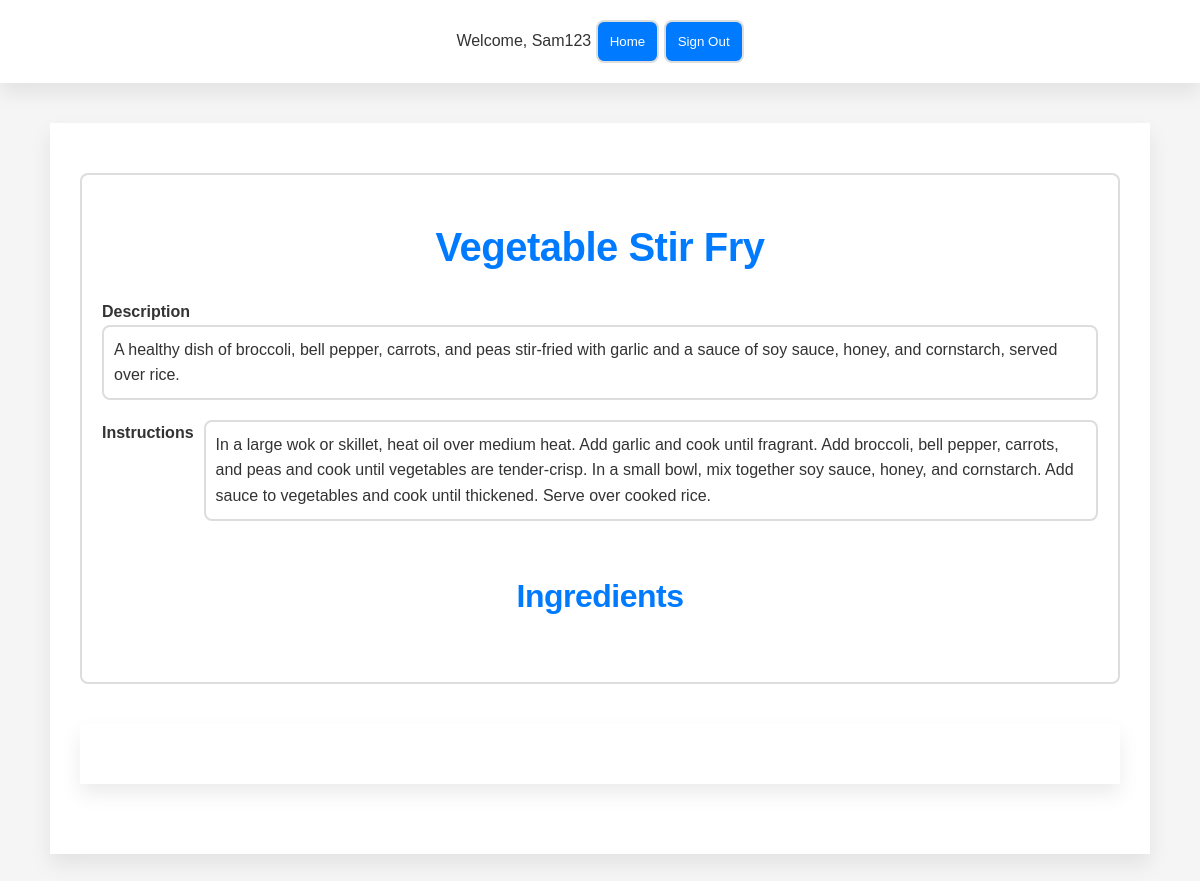
Screenshot of /www/user/recipe_user_view.php?recipeId=4 (signed in) with the database file from the repository.
### tables this page shows
create table if not exists Recipe (
    recipeId int primary key auto_increment UNIQUE,
    userId int,
    recipeName varchar(255) not null,
    instructions text,
    description text,
    approved boolean default false
    
);

### www/user/recipe_user_view.php (the view, shortened to what this page needs)
<?php
$servername = "192.168.56.12";
$username = "admin";
$password = "admin_pw";
$dbname = "RecipeManagementSystem";
$conn = new mysqli($servername, $username, $password, $dbname);
$recipeId = $_GET['recipeId'];
$sql = "SELECT * FROM Recipe WHERE recipeId = $recipeId";
$result = $conn->query($sql);
$recipe = $result->fetch_assoc();
?>
<html>
<head>
    <link rel="stylesheet" type="text/css" href="../common/style/style.css">
</head>
<body>
    <header>
        <?php include '../common/navbar.php'; ?>
    </header>
    <main>
        <div class="recipe-details">
            <h1>
                <?php echo $recipe['recipeName']; ?>
            </h1>
            <div class="description-container">
                <label>Description</label>
                <ul>
                    <li>
                        <?php echo $recipe['description']; ?>
                    </li>
                </ul>
            </div>
            <div class="instructions-container">
                <label>Instructions</label>
                <ul>
                    <li>
                        <?php echo $recipe['instructions']; ?>
                    </li>
                </ul>
            </div>
            <h2>Ingredients</h2>
        </div>
        <main>
</body>
</html>

### www/common/style/style.css (style rules this page uses)
:root { --main-blue: #007BFF; --hover-blue: #0056b3; --soft-gray: #F5F5F5; --text-gray: #333; --border-gray: #E0E0E0; --input-border-gray: #DDD; --transition-speed: 0.3s; }
* { box-sizing: border-box; margin: 0; padding: 0; font-family: 'Poppins', sans-serif; }
body { background-color: var(--soft-gray); color: var(--text-gray); line-height: 1.6; font-size: 16px; }
main { max-width: 1100px; margin: 40px auto; padding: 30px; background-color: #FFF; box-shadow: 0 10px 20px rgba(0, 0, 0, 0.08); }
h1 { text-align: center; padding: 20px 0; font-size: 2.5em; color: var(--main-blue); font-weight: 600; letter-spacing: -0.5px; }
header { background-color: #FFF; box-shadow: 0 10px 20px rgba(0, 0, 0, 0.08); padding: 20px 0; text-align: center; }
label { grid-column: 1 / 2; text-align: right; font-weight: 600; }
.recipe-details { padding: 20px; border: 2px solid var(--input-border-gray); border-radius: 8px; margin: 20px auto; }
.recipe-details p, .recipe-details ul { margin-bottom: 20px; }
.recipe-details ul { list-style-type: none; padding-left: 0; }
.recipe-details ul li { background-color: #FFF; border: 2px solid var(--input-border-gray); border-radius: 8px; padding: 10px; margin-bottom: 10px; }
ul { list-style-type: none; padding-left: 0; }
li { display: flex; align-items: center; margin-bottom: 10px; }
h2, h3 { font-size: 2em; color: var(--main-blue); font-weight: 600; letter-spacing: -0.5px; text-align: center; padding: 20px 0; }
.instructions-container { display: flex; }
.instructions-container label { padding-right: 10px; font-weight: bold; }

### rows the page displays
recipe: recipeName "Vegetable Stir Fry", description "A healthy dish of broccoli, bell pepper, carrots, and peas stir-fried with garlic and a sauce of soy sauce, honey, and cornstarch, served over rice.", instructions "In a large wok or skillet, heat oil over medium heat. Add garlic and cook until fragrant. Add broccoli, bell pepper, carrots, and peas and cook until vegetables are tender-crisp. In a small bowl, mix together soy sauce, honey, and cornstarch. Add sauce to vegetables and cook until thickened. Serve over cooked rice."

### other values shown
$_SESSION['username'] "Sam123"
